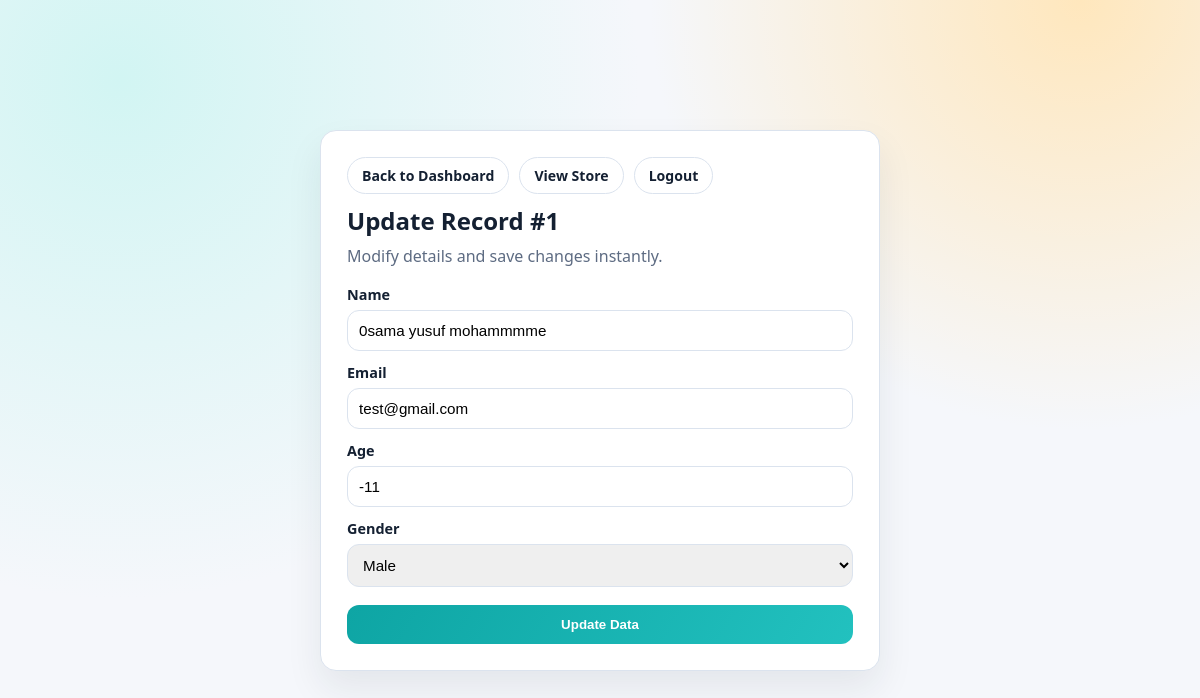
Page /update/1/ (signed in) on the committed database.
### myapp/models.py (models this page shows, shortened)
class students(models.Model):
    name = models.CharField(max_length=100)
    age = models.IntegerField()
    email = models.EmailField()
    gender = models.CharField(max_length=10)

### myapp/views.py (the view, shortened to what this page needs)
# urls.py: path('update/<int:id>/', views.updatedata, name='updatedata'),
@login_required(login_url='landing')
def updatedata(request,id):
    d = students.objects.get(id=id)
    context = {
        'd': d
    }
    return render(request, 'edit.html', context)

### myapp/templates/edit.html (shortened to what this page needs)
<!DOCTYPE html>
<html lang="en">
<head>
</head>
<body>
  <div class="panel">
    <div class="links">
      <a class="link" href="{% url 'index' %}">Back to Dashboard</a>
      <a class="link" href="{% url 'store' %}">View Store</a>
      <a class="link" href="{% url 'logout' %}">Logout</a>
    </div>
    <h1>Update Record #{{ d.id }}</h1>
    <p>Modify details and save changes instantly.</p>
    <form action="{% url 'updatedata' d.id %}" method="post">
      <label for="name">Name</label>
      <input id="name" type="text" name="name" value="{{ d.name }}" required>
      <label for="email">Email</label>
      <input id="email" type="email" name="email" value="{{ d.email }}" required>
      <label for="age">Age</label>
      <input id="age" type="number" name="age" value="{{ d.age }}" min="1" required>
      <label for="gender">Gender</label>
      <select id="gender" name="gender" required>
        <option value="male" {% if d.gender|lower == 'male' %}selected{% endif %}>Male</option>
      </select>
      <button type="submit">Update Data</button>
    </form>
  </div>
</body>
</html>

### myapp/templates/edit.html (style rules this page uses)
:root { --bg: #f5f7fb; --panel: #ffffff; --ink: #142032; --muted: #5d6b82; --line: #dbe3ee; --brand: #0ea5a4; --brand-dark: #0b7f7e; --shadow: 0 18px 36px rgba(20, 32, 50, 0.08); --radius: 16px; }
* { box-sizing: border-box; }
body { margin: 0; min-height: 100vh; font-family: "Segoe UI", "Trebuchet MS", sans-serif; color: var(--ink); background: radial-gradient(circle at 10% 10%, #d2f5f3 0%, transparent 40%), radial-gradient(circle at 90% 0%, #ffe7bd 0%, transparent 32%), var(--bg); display: grid; place-items: center; padding: 22px; }
.panel { width: min(560px, 100%); background: var(--panel); border: 1px solid var(--line); border-radius: var(--radius); box-shadow: var(--shadow); padding: 26px; }
h1 { margin: 0; font-size: 1.5rem; }
p { color: var(--muted); margin: 8px 0 18px; }
.links { display: flex; gap: 10px; margin-bottom: 10px; flex-wrap: wrap; }
.link { text-decoration: none; border: 1px solid var(--line); color: var(--ink); border-radius: 999px; padding: 8px 14px; font-size: 0.88rem; font-weight: 600; background: #fff; }
label { display: block; margin: 12px 0 6px; font-size: 0.9rem; font-weight: 700; }
input, select { width: 100%; border: 1px solid var(--line); border-radius: 12px; padding: 11px; font-size: 0.95rem; }
button { margin-top: 18px; width: 100%; border: none; border-radius: 12px; padding: 12px; font-weight: 700; color: #fff; background: linear-gradient(120deg, var(--brand), #22c1bf); cursor: pointer; }

### rows in the picture
students: id "1", name "0sama yusuf mohammmme", email "test@gmail.com", age "-11", gender "Male"
